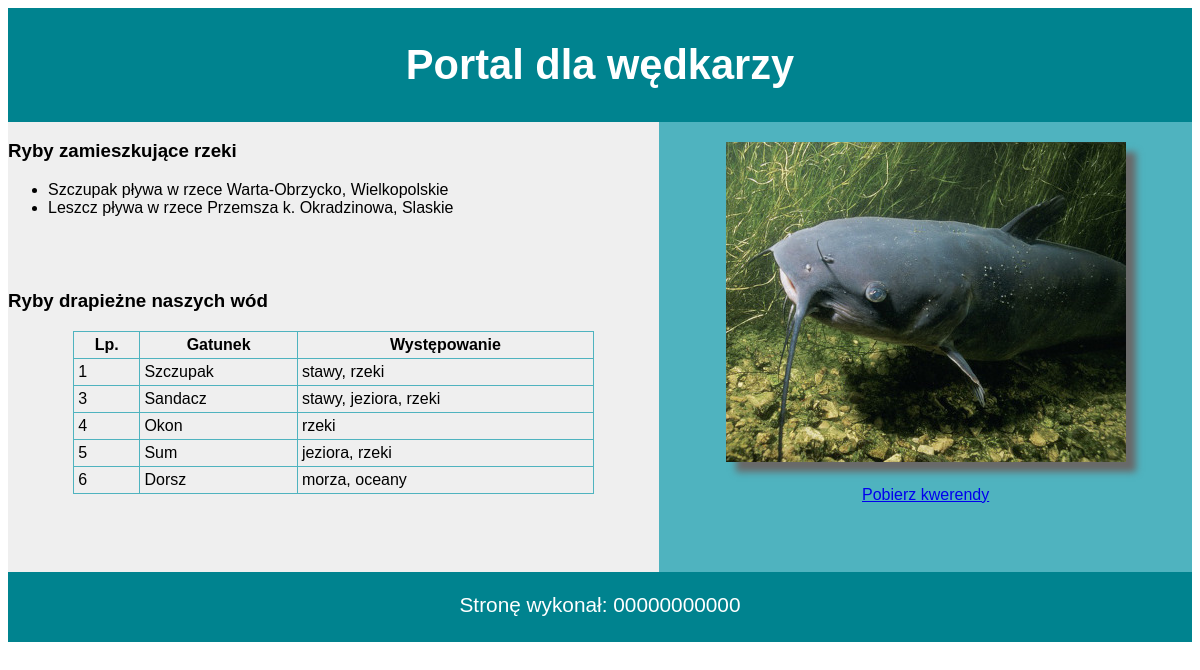
The app's page /zad-2023-02-23/wedkuj.php with its own data.
### tables this page shows
CREATE TABLE `ryby` (
  `id` int(10) UNSIGNED NOT NULL,
  `nazwa` text,
  `wystepowanie` text,
  `styl_zycia` int(11) DEFAULT NULL
);

### zad-2023-02-23/wedkuj.php (the view, shortened to what this page needs)
<?php
try {
    $conn = mysqli_connect('localhost', 'root', null, 'baza_wedkowanie_2ta');
?>
<!DOCTYPE html>
<html lang="pl">
<head>
    <link href="styl_1.css" rel="stylesheet">
</head>
<body>
    <header>
        <h1>Portal dla wędkarzy</h1>
    </header>
    <section id="prawy">
        <img src="ryba1.jpg" alt="Sum">
        <br>
        <a href="kwerendy.txt">Pobierz kwerendy</a>
    </section>
    <section id="lewy1">
        <h3>Ryby zamieszkujące rzeki</h3>
        <ul>
            <?php
            if (!$conn) {
                echo "<li><strong>Nie mogę się połączyć z serwerem bazy danych!</strong></li>";
            } else {
                $sql = 'SELECT nazwa, akwen, wojewodztwo from lowisko, ryby where ryby.id=ryby_id and rodzaj=3;';
                $wynik = mysqli_query($conn, $sql);
                foreach ($wynik as $i) {
                    echo <<<HTML
                    <li>
                        {$i['nazwa']} pływa
                        w rzece {$i['akwen']}, {$i['wojewodztwo']}
                    </li>
                    HTML;
                }
            }
            ?>
        </ul>
    </section>
    <section id="lewy2">
        <h3>Ryby drapieżne naszych wód</h3>
        <table>
            <tr>
                <th>Lp.</th>
                <th>Gatunek</th>
                <th>Występowanie</th>
            </tr>
            <?php
            if (!$conn) {
                echo '<tr><td colspan="3"><strong>Nie mogę się połączyć z serwerem bazy danych!</strong></td></tr>';
            } else {
                $sql = 'SELECT id, nazwa, wystepowanie FROM ryby WHERE styl_zycia=1;';
                $wynik = mysqli_query($conn, $sql);
                foreach ($wynik as $i) {
                    echo <<<HTML
                    <tr>
                        <td>{$i['id']}</td>
                        <td>{$i['nazwa']}</td>
                        <td>{$i['wystepowanie']}</td>
                    </tr>
                    HTML;
                }
            }
            ?>
        </table>
    </section>
    <footer>
        <p>Stronę wykonał: 00000000000</p>
    </footer>
</body>
</html><?php } finally {
    if ($conn) {
        mysqli_close($conn);
    }
}
?>

### zad-2023-02-23/styl_1.css (style rules this page uses)
* { font-family: Helvetica, Arial, sans-serif; }
header, footer { background-color: #00838F; color: white; padding: 5px; font-size: 130%; text-align: center; }
#lewy1, #lewy2 { background-color: #EFEFEF; width: 55%; float: left; height: auto; }
#lewy1 { height: 150px; }
#lewy2 { height: 300px; }
#prawy { background-color: #4FB3BF; width: 45%; height: 450px; text-align: center; float: right; }
footer::before { clear: both; content: ''; display: table; }
img { box-shadow: 10px 10px 7px DimGray; margin: 20px; }
table, td, th { border: 1px solid #4FB3BF; border-collapse: collapse; }
table { margin: auto; width: 80%; }
td, th { padding: 4px; }

### records on screen
ryby: id "1", nazwa "Szczupak", wystepowanie "stawy, rzeki"
ryby: id "3", nazwa "Sandacz", wystepowanie "stawy, jeziora, rzeki"
ryby: id "4", nazwa "Okon", wystepowanie "rzeki"
ryby: id "5", nazwa "Sum", wystepowanie "jeziora, rzeki"
ryby: id "6", nazwa "Dorsz", wystepowanie "morza, oceany"

### other values on screen
$i['nazwa'] "Szczupak"
$i['akwen'] "Warta-Obrzycko"
$i['wojewodztwo'] "Wielkopolskie"
$i['nazwa'] "Leszcz"
$i['akwen'] "Przemsza k. Okradzinowa"
$i['wojewodztwo'] "Slaskie"
